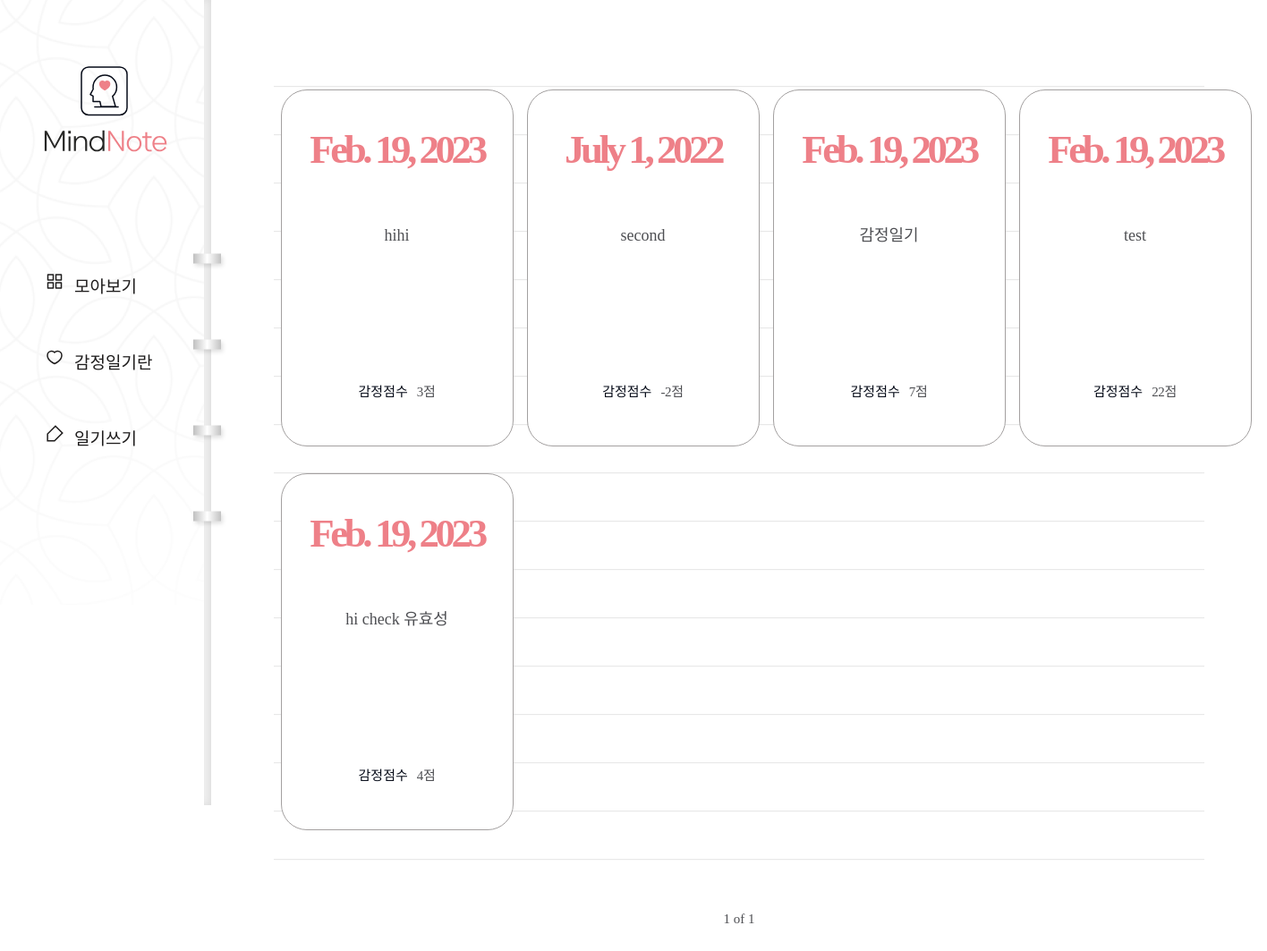
/diary/, run on an earlier commit of the app's database.
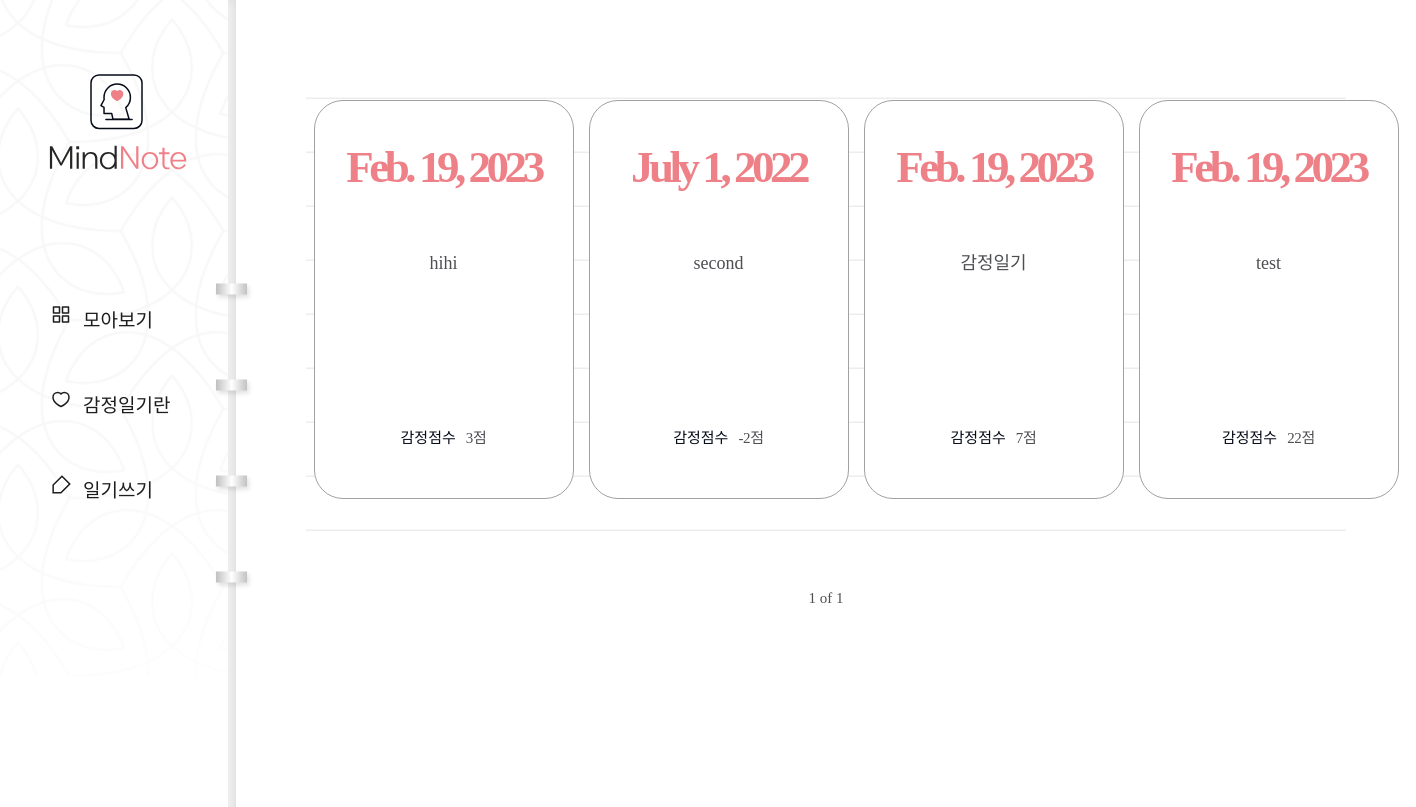
And on a later commit of the database.
### diary/models.py (models this page shows, shortened)
class Page(models.Model):
    title = models.CharField(max_length=100, validators=[validate_no_hash])
    content = models.TextField(validators=[validate_no_hash])
    feeling = models.CharField(
        max_length=80, validators=[validate_no_hash, validate_no_numbers]
    )
    score = models.IntegerField(validators=[validate_score])
    dt_created = models.DateField()

### diary/views.py (the view)
# urls.py: path("diary/", views.page_list, name="page-list"),
def page_list(request):
    object_list = Page.objects.all()
    paginator = Paginator(object_list, 8)
    curr_page_num = request.GET.get("page")
    if curr_page_num is None:
        curr_page_num = 1
    page = paginator.page(curr_page_num)
    return render(request, "diary/page_list.html", {"page": page})

### diary/templates/diary/page_list.html (shortened to what this page needs)
{% extends './base.html' %}
{% load static %}
{% block content %}
  {% if page.object_list %}
    <div class="wrap-note">
      <div class="note">
        <div class="note-list">
          <ul>
            {% for obj in page.object_list %}
              <li>
                <a href="{% url 'page-detail' obj.id %}">
                  <div class="date">
                    <span>{{ obj.dt_created }}</span>
                  </div>
                  <h2>{{ obj.title }}</h2>
                  <div class="score">
                    <p>감정점수</p>
                    <span>{{ obj.score }}점</span>
                  </div>
                </a>
              </li>
            {% endfor %}
          </ul>
        </div>
        <div class="paging">
          <span class="page">
            <p>{{ page.number }} of {{ page.paginator.num_pages }}</p>
          </span>
        </div>
      </div>
    </div>
  {% endif %}
{% endblock content %}

What changed in the data, as far as the page shows it:
removed Page: dt_created "Feb. 19, 2023", title "hi check 유효성", score "4"
